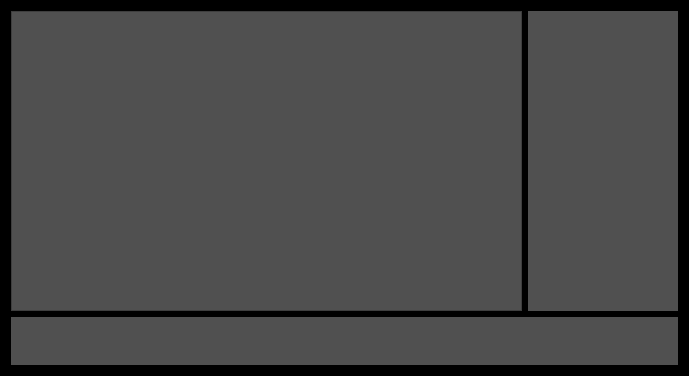
<?xml version="1.0" encoding="UTF-8"?>
<ui version="4.0">
 <class>chatGui</class>
 <widget class="QDialog" name="chatGui">
  <property name="enabled">
   <bool>true</bool>
  </property>
  <property name="geometry">
   <rect>
    <x>0</x>
    <y>0</y>
    <width>689</width>
    <height>376</height>
   </rect>
  </property>
  <property name="sizePolicy">
   <sizepolicy hsizetype="Preferred" vsizetype="Fixed">
    <horstretch>0</horstretch>
    <verstretch>0</verstretch>
   </sizepolicy>
  </property>
  <property name="windowTitle">
   <string>Dialog</string>
  </property>
  <property name="styleSheet">
   <string notr="true">background:black;</string>
  </property>
  <layout class="QGridLayout" name="gridLayout">
   <item row="0" column="0">
    <layout class="QVBoxLayout" name="verticalLayout">
     <property name="sizeConstraint">
      <enum>QLayout::SetNoConstraint</enum>
     </property>
     <item>
      <layout class="QGridLayout" name="gridLayout_2">
       <item row="0" column="1">
        <widget class="QTextEdit" name="friendsDisplay">
         <property name="maximumSize">
          <size>
           <width>150</width>
           <height>300</height>
          </size>
         </property>
         <property name="styleSheet">
          <string notr="true">background:  rgb(80,80,80);
border-style: white inset;</string>
         </property>
        </widget>
       </item>
       <item row="0" column="0">
        <widget class="QTextEdit" name="outputDisplay">
         <property name="maximumSize">
          <size>
           <width>16777215</width>
           <height>300</height>
          </size>
         </property>
         <property name="styleSheet">
          <string notr="true">background: rgb(80,80,80);
color: white;

</string>
         </property>
        </widget>
       </item>
       <item row="1" column="0" colspan="2">
        <widget class="QLineEdit" name="inputDisplay">
         <property name="maximumSize">
          <size>
           <width>16777215</width>
           <height>400</height>
          </size>
         </property>
         <property name="styleSheet">
          <string notr="true">background: rgb(80,80,80);
color: white;
border: solid 2px red;
</string>
         </property>
        </widget>
       </item>
      </layout>
     </item>
    </layout>
   </item>
  </layout>
 </widget>
 <tabstops>
  <tabstop>inputDisplay</tabstop>
  <tabstop>outputDisplay</tabstop>
  <tabstop>friendsDisplay</tabstop>
 </tabstops>
 <resources/>
 <connections/>
</ui>
